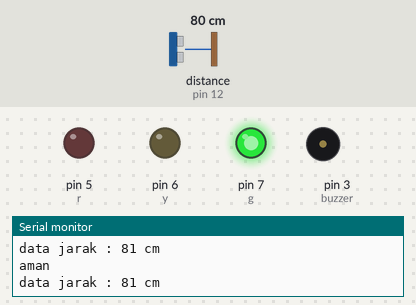
Bench run of a sketch on a simulated Arduino Uno, built with avr-gcc and run on an emulated ATmega328P. Shown: output pins drawn as LEDs (lit = HIGH), buzzer (waves = sounding, pin HIGH), the last lines printed to the serial monitor. The test bench sets the inputs (shaded band); at power-on: distance to the obstacle (sensor on pin 12) 80 cm. The echo pulse lasts 58.3 µs per cm.

Above: at 1.2 s.
1.3 s: distance to the obstacle (sensor on pin 12) set to 74 cm
4.3 s: distance to the obstacle (sensor on pin 12) set to 67 cm
At 4.69 s:
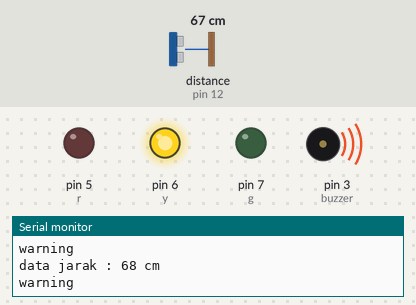
7.3 s: distance to the obstacle (sensor on pin 12) set to 23 cm
10.3 s: distance to the obstacle (sensor on pin 12) set to 19 cm
At 11.2 s:
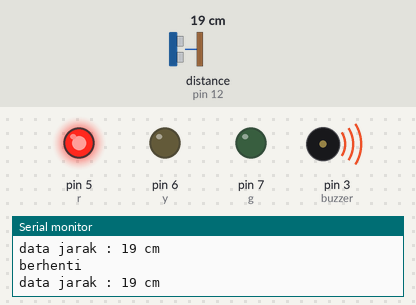
12.0 s: distance to the obstacle (sensor on pin 12) set to 9 cm
13.5 s: distance to the obstacle (sensor on pin 12) set to 4 cm
Timing chart, 0 to 17.5 s (numbered marks = the images above; inputs shaded):
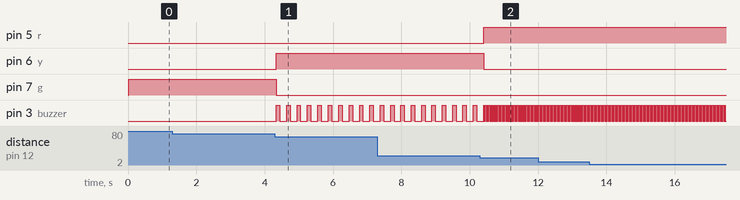

The sketch:

6.ultrasonic.ino
```cpp
//INISIALISASI
#include <OneWire.h>
#include <DallasTemperature.h>
#include <NewPing.h>
int r =5;
int y =6;
int g =7;
int buzzer =3;
int trig =11;
int echo =12;
int batas =400;


int sensorsuhu =8;

OneWire oneWire(sensorsuhu);
DallasTemperature sensors(&oneWire);
NewPing cm(trig,echo,batas);


void setup() {
Serial.begin(9600);
sensors.begin();
pinMode(buzzer, OUTPUT);
pinMode(r, OUTPUT);
pinMode(y, OUTPUT);
pinMode(g, OUTPUT);


}

void loop() {
//BACA SENSOR
//sensors.requestTemperatures();
//float bacasuhu=sensors.getTempCByIndex(0);
int bacajarak=cm.ping_cm();
//SERIAL PRINT
Serial.print("data jarak : ");
Serial.print(bacajarak);
Serial.print(" cm");
Serial.println();
//SERIAL ULTRA
//LOGIKA
if(bacajarak <=20 and bacajarak > 0){
  digitalWrite(r, HIGH);
  digitalWrite(y, LOW);
  digitalWrite(g, LOW);
  Serial.println("berhenti");
  digitalWrite(buzzer, HIGH);
  delay(20);
  digitalWrite(buzzer, LOW);
  delay(30);
}else if(bacajarak >=21 and bacajarak <=70){
  Serial.println("warning");
  digitalWrite(r, LOW);
  digitalWrite(y, HIGH);
  digitalWrite(g,LOW);
  digitalWrite(buzzer, HIGH);
  delay(100);
  digitalWrite(buzzer, LOW);
  delay(200);
}else if(bacajarak >=71 or bacajarak ==0){
  Serial.println("aman");
  digitalWrite(r, LOW);
  digitalWrite(y, LOW);
  digitalWrite(g, HIGH);
}
}
```

Measured:
- the behaviour switches between 70 and 69 cm on distance to the obstacle (sensor on pin 12) (found by bisection; images 0 and 1)
- the behaviour switches between 21 and 20 cm on distance to the obstacle (sensor on pin 12) (found by bisection; images 1 and 2)
- after the input at 4.3 s, pin 6 (y): LOW → HIGH at once; pin 7 (g): HIGH → LOW at once; pin 3 (buzzer): alternates HIGH for 0.10 s and LOW for 0.20 s, starting at once
- after the input at 10.3 s, pin 5 (r): LOW → HIGH after 0.11 s; pin 6 (y): HIGH → LOW after 0.11 s; pin 3 (buzzer): alternates HIGH for 0.02 s and LOW for 0.03 s, starting after 0.13 s
